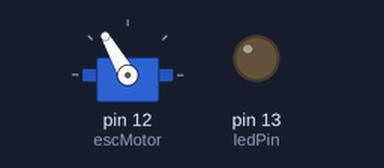
Simulated run of this sketch. Board: Arduino Uno, built with avr-gcc and run on an emulated ATmega328P. On the bench: servo, output pins drawn as LEDs (lit = HIGH). What the sketch prints to the serial monitor is not drawn.

Above: at 0.1 s.
At 4.1 s:
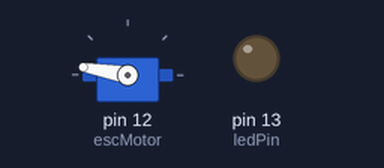
Timing chart, 0 to 8.5 s (numbered marks = the images above):
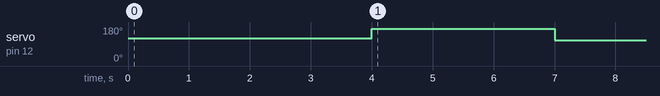

The sketch:

millis1.ino
```cpp
#include <Servo.h>

unsigned long startMillis;  //some global variables available anywhere in the program
unsigned long currentMillis;
unsigned long millisUntilNow;
const byte ledPin = 13;    //using the built in LED
Servo escMotor;

void setup()
{
  Serial.begin(115200);
  pinMode(ledPin, OUTPUT);
  escMotor.attach(12);
  escMotor.write(120);
  startMillis = millis();
}

void loop()
{
  currentMillis = millis();  //get the current "time" (actually the number of milliseconds since the program started)
  millisUntilNow = currentMillis -startMillis;
  Serial.println(millisUntilNow);
  if(millisUntilNow >= 4000 && millisUntilNow < 7000) {
    escMotor.write(170);
  } else if(millisUntilNow >= 7000 && millisUntilNow < 9000) {
    escMotor.write(110);
  } else if(millisUntilNow >= 9000) {
      Serial.print("Detached ");
      escMotor.detach();
  }
}
```

Measured:
- by itself, servo on pin 12 (escMotor): 120° → 170° at 4.0 s, → 110° 3.0 s later
